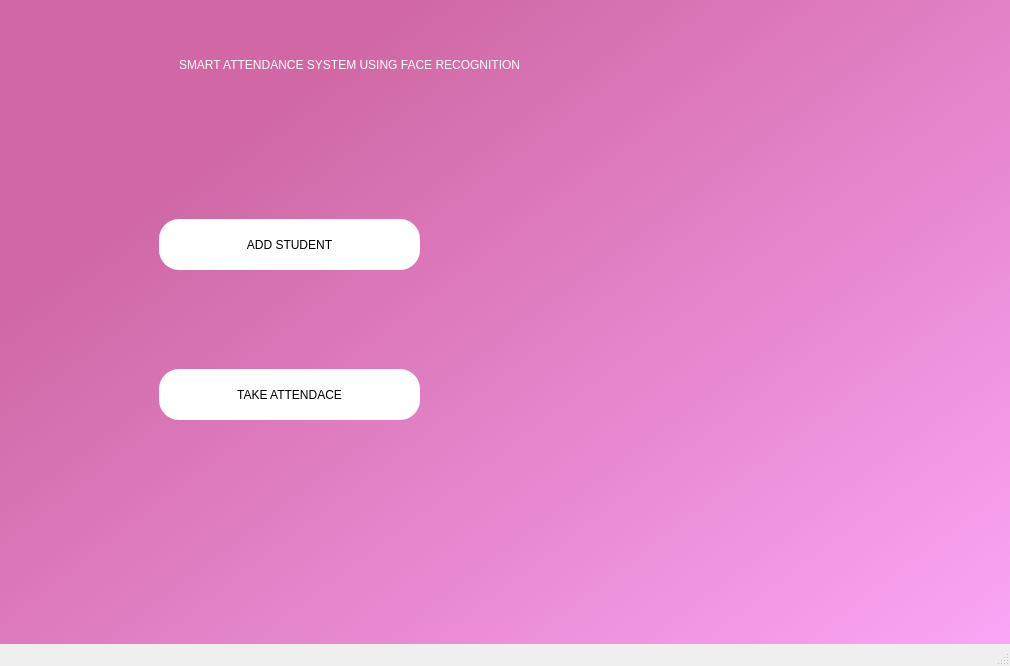
<?xml version="1.0" encoding="UTF-8"?>
<ui version="4.0">
 <class>MainWindow</class>
 <widget class="QMainWindow" name="MainWindow">
  <property name="geometry">
   <rect>
    <x>0</x>
    <y>0</y>
    <width>1010</width>
    <height>666</height>
   </rect>
  </property>
  <property name="windowTitle">
   <string>MainWindow</string>
  </property>
  <property name="styleSheet">
   <string notr="true"/>
  </property>
  <widget class="QWidget" name="centralwidget">
   <widget class="QWidget" name="widget" native="true">
    <property name="geometry">
     <rect>
      <x>-11</x>
      <y>-1</y>
      <width>1091</width>
      <height>721</height>
     </rect>
    </property>
    <property name="styleSheet">
     <string notr="true">QWidget#widget{
background-color:qlineargradient(spread:pad, x1:0.168, y1:0.267, x2:0.995, y2:0.983, stop:0 rgba(209, 104, 165, 255), stop:1 rgba(255, 172, 255, 255))}</string>
    </property>
    <widget class="QLabel" name="mainheading">
     <property name="geometry">
      <rect>
       <x>190</x>
       <y>30</y>
       <width>711</width>
       <height>71</height>
      </rect>
     </property>
     <property name="styleSheet">
      <string notr="true">font: 16pt &quot;MS Shell Dlg 2&quot;;
color:rgb(255, 255, 255);</string>
     </property>
     <property name="text">
      <string>SMART ATTENDANCE SYSTEM USING FACE RECOGNITION</string>
     </property>
    </widget>
    <widget class="QLabel" name="icon">
     <property name="geometry">
      <rect>
       <x>20</x>
       <y>20</y>
       <width>101</width>
       <height>91</height>
      </rect>
     </property>
     <property name="text">
      <string/>
     </property>
     <property name="pixmap">
      <pixmap>../pageImages/mainIcon.png</pixmap>
     </property>
     <property name="scaledContents">
      <bool>true</bool>
     </property>
    </widget>
    <widget class="QLabel" name="mainImg">
     <property name="geometry">
      <rect>
       <x>630</x>
       <y>140</y>
       <width>341</width>
       <height>461</height>
      </rect>
     </property>
     <property name="text">
      <string/>
     </property>
     <property name="pixmap">
      <pixmap>../pageImages/mainImg2.png</pixmap>
     </property>
     <property name="scaledContents">
      <bool>true</bool>
     </property>
    </widget>
    <widget class="QPushButton" name="addStdBtn">
     <property name="geometry">
      <rect>
       <x>170</x>
       <y>220</y>
       <width>261</width>
       <height>51</height>
      </rect>
     </property>
     <property name="styleSheet">
      <string notr="true">QPushButton{
border-radius:20px;
background-color:rgb(255, 255, 255);
	font: 14pt &quot;MS Shell Dlg 2&quot;;
color:rgb(0, 0, 0)
}
QPushButton:hover{
color:rgb(255, 255, 255);
background-color:rgb(0, 0, 0)
}</string>
     </property>
     <property name="text">
      <string>ADD STUDENT</string>
     </property>
    </widget>
    <widget class="QPushButton" name="atdBtn">
     <property name="geometry">
      <rect>
       <x>170</x>
       <y>370</y>
       <width>261</width>
       <height>51</height>
      </rect>
     </property>
     <property name="styleSheet">
      <string notr="true">QPushButton{
border-radius:20px;
background-color:rgb(255, 255, 255);
	font: 14pt &quot;MS Shell Dlg 2&quot;;
color:rgb(0, 0, 0)
}
QPushButton:hover{
color:rgb(255, 255, 255);
background-color:rgb(0, 0, 0)
}</string>
     </property>
     <property name="text">
      <string>TAKE ATTENDACE</string>
     </property>
    </widget>
   </widget>
  </widget>
  <widget class="QStatusBar" name="statusbar"/>
 </widget>
 <resources/>
 <connections/>
</ui>
